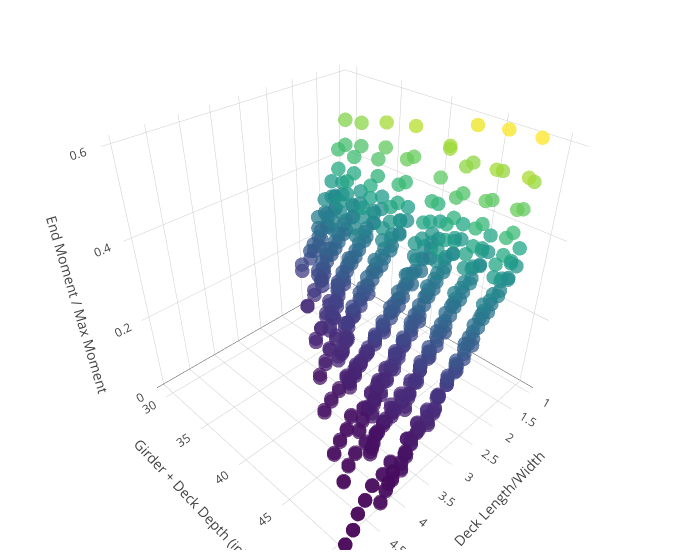

Here is the notebook cell this chart was saved with:
### Code cell
x=[float(RESULTS[inp]['span'])/float(RESULTS[inp]['width']) for inp in sorted(RESULTS.keys())]
y=[float(RESULTS[inp]['Y']) for inp in sorted(RESULTS.keys())]
z=[max(abs(float(RESULTS[inp]['maxendmoment'])),abs(float(RESULTS[inp]['minendmoment'])))/float(RESULTS[inp]['maxmoment']) for inp in sorted(RESULTS.keys())]
text = sorted(RESULTS.keys())
trace1 = go.Scatter3d(
    x=x,
    y=y,
    z=z,
    text=text,
    mode='markers',
    hoverinfo='all',
    marker=dict(
        size=5,
        color=z,                # set color to an array/list of desired values
        colorscale='Viridis',   # choose a colorscale
        opacity=0.75
    )
)
data = [trace1]
layout = go.Layout(
                    scene = dict(
                    xaxis = dict(
                        title='Deck Length/Width'),
                    yaxis = dict(
                        title='Girder + Deck Depth (in)'),
                    zaxis = dict(
                        title='End Moment / Max Moment'),),
                    width=700,
                    margin=dict(
                    r=20, b=10,
                    l=10, t=10)
                  )
fig = go.Figure(data=data, layout=layout)
py.iplot(fig)

### Figure 1 — Plotly figure (JSON) as saved in the notebook; plotly's stock layout.template omitted (floating-point values rounded to 4 significant figures; data arrays with more than 128 entries replaced by an {"elided": "..."} marker saying what was removed)
{"data": [{"hoverinfo": "all", "marker": {"color": {"elided": "588 float values"}, "colorscale": "Viridis", "opacity": 0.75, "size": 5}, "mode": "markers", "text": {"elided": "588 str values"}, "type": "scatter3d", "uid": "f436e2a2-23ec-435d-80c8-ad74c518c187", "x": {"elided": "588 float values"}, "y": {"elided": "588 float values"}, "z": {"elided": "588 float values"}}], "layout": {"margin": {"b": 10, "l": 10, "r": 20, "t": 10}, "scene": {"xaxis": {"title": {"text": "Deck Length/Width"}}, "yaxis": {"title": {"text": "Girder + Deck Depth (in)"}}, "zaxis": {"title": {"text": "End Moment / Max Moment"}}}, "width": 700}}
